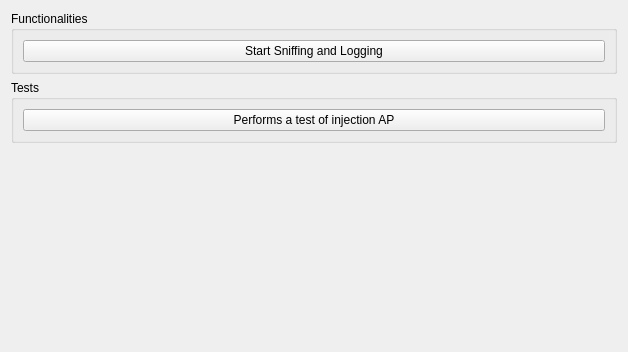
          <widget class="QWidget" name="page2">
           <property name="geometry">
            <rect>
             <x>0</x>
             <y>0</y>
             <width>628</width>
             <height>352</height>
            </rect>
           </property>
           <attribute name="label">
            <string>General functionalities</string>
           </attribute>
           <layout class="QVBoxLayout">
            <item>
             <widget class="QGroupBox" name="groupBox">
              <property name="minimumSize">
               <size>
                <width>0</width>
                <height>0</height>
               </size>
              </property>
              <property name="title">
               <string>Functionalities</string>
              </property>
              <layout class="QVBoxLayout" name="verticalLayout_10">
               <item>
                <widget class="QPushButton" name="button_wpa_start_sniff">
                 <property name="text">
                  <string>Start Sniffing and Logging</string>
                 </property>
                </widget>
               </item>
              </layout>
             </widget>
            </item>
            <item>
             <widget class="QGroupBox" name="groupBox_2">
              <property name="title">
               <string>Tests</string>
              </property>
              <layout class="QVBoxLayout" name="verticalLayout_9">
               <item>
                <widget class="QPushButton" name="button_wpa_test_inj">
                 <property name="text">
                  <string>Performs a test of injection AP</string>
                 </property>
                </widget>
               </item>
              </layout>
             </widget>
            </item>
            <item>
             <spacer name="spacer22_3_2">
              <property name="orientation">
               <enum>Qt::Vertical</enum>
              </property>
              <property name="sizeType">
               <enum>QSizePolicy::Expanding</enum>
              </property>
              <property name="sizeHint" stdset="0">
               <size>
                <width>41</width>
                <height>140</height>
               </size>
              </property>
             </spacer>
            </item>
           </layout>
          </widget>
